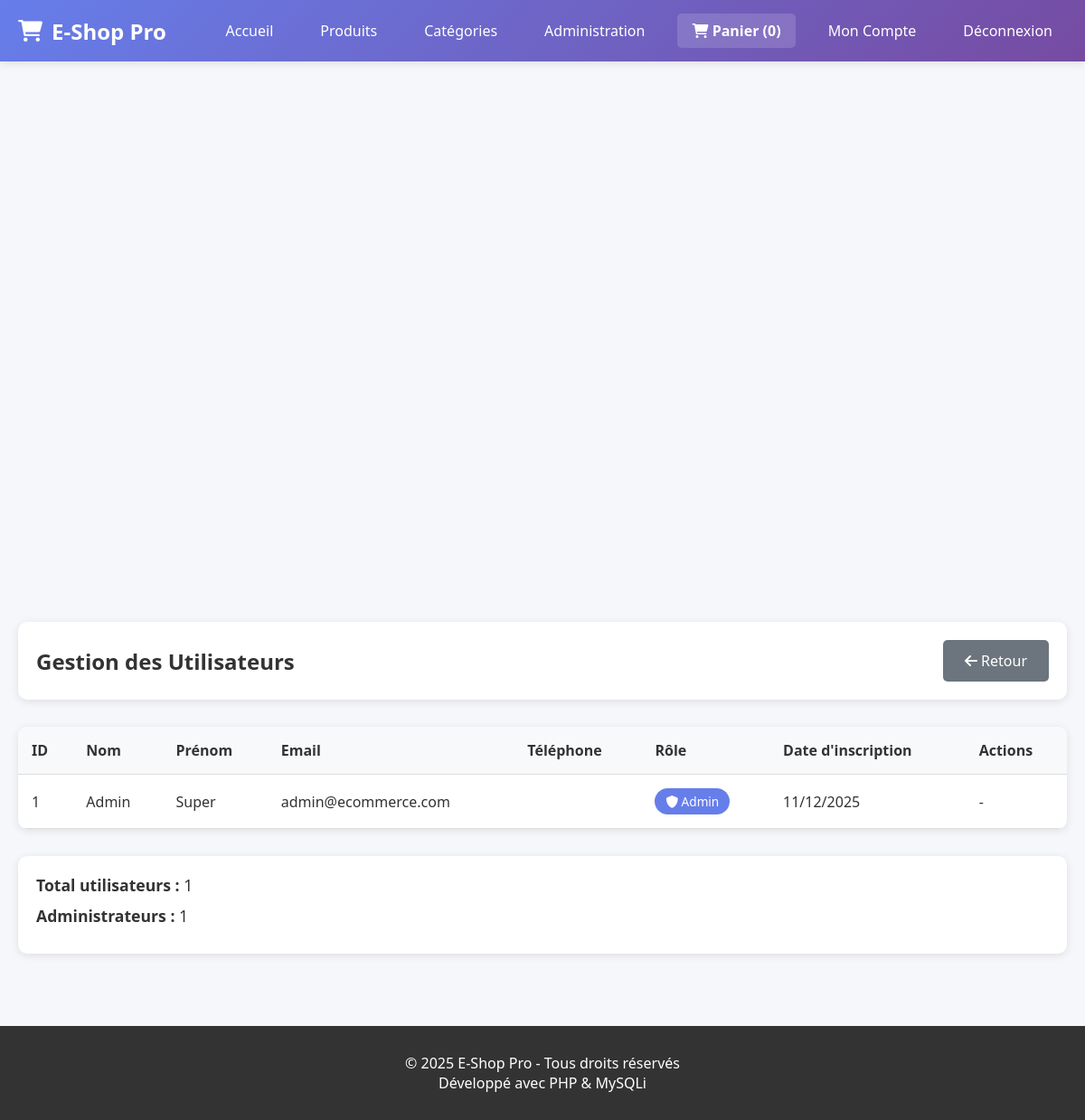
Screenshot of /admin/utilisateurs.php (signed in) with the database file from the repository.
### tables this page shows
CREATE TABLE IF NOT EXISTS users (
    id INT AUTO_INCREMENT PRIMARY KEY,
    nom VARCHAR(100) NOT NULL,
    prenom VARCHAR(100) NOT NULL,
    email VARCHAR(150) UNIQUE NOT NULL,
    password VARCHAR(255) NOT NULL,
    telephone VARCHAR(20),
    adresse TEXT,
    is_admin TINYINT(1) DEFAULT 0,
    date_creation TIMESTAMP DEFAULT CURRENT_TIMESTAMP
);

### classes_2/user.php (called while the page is built, shortened)
<?php
require_once '../config/database.php';
class User {
    private $conn;
    private $table = "users";
    public function __construct() {
        $database = new Database();
        $this->conn = $database->getConnection();
    }
    public function getAllUsers() {
        $query = "SELECT id, nom, prenom, email, telephone, is_admin, date_creation FROM " . $this->table . " ORDER BY date_creation DESC";
        $result = $this->conn->query($query);
        return $result->fetch_all(MYSQLI_ASSOC);
    }
}
?>

### config/database.php (called while the page is built, shortened)
<?php
class Database {
    private $host = "localhost";
    private $db_name = "ecommerce_db";
    private $username = "root";
    private $password = "";
    public function getConnection() {
        $this->conn = null;
        try {
            $this->conn = new mysqli($this->host, $this->username, $this->password, $this->db_name);
            $this->conn->set_charset("utf8mb4");
        } catch (Exception $e) {
            echo "Erreur de connexion : " . $e->getMessage();
        }
        return $this->conn;
    }
}
?>

### admin/utilisateurs.php (the view, shortened to what this page needs)
<?php
require_once '../classes_2/User.php';
$userObj = new User();
$users = $userObj->getAllUsers();
include '../includes/header.php';
?>
<div class="container">
    <div class="admin-header">
        <h2>Gestion des Utilisateurs</h2>
        <a href="index.php" class="btn btn-secondary">
            <i class="fas fa-arrow-left"></i> Retour
        </a>
    </div>
    <table class="admin-table">
        <thead>
            <tr>
                <th>ID</th>
                <th>Nom</th>
                <th>Prénom</th>
                <th>Email</th>
                <th>Téléphone</th>
                <th>Rôle</th>
                <th>Date d'inscription</th>
                <th>Actions</th>
            </tr>
        </thead>
        <tbody>
            <?php foreach ($users as $user): ?>
                <tr>
                    <td><?php echo $user['id']; ?></td>
                    <td><?php echo htmlspecialchars($user['nom']); ?></td>
                    <td><?php echo htmlspecialchars($user['prenom']); ?></td>
                    <td><?php echo htmlspecialchars($user['email']); ?></td>
                    <td><?php echo htmlspecialchars($user['telephone'] !== null ? $user['telephone'] : ''); ?></td>
                    <td>
                        <?php if ($user['is_admin']): ?>
                            <span class="badge badge-admin"><i class="fas fa-shield-alt"></i> Admin</span>
                        <?php else: ?>
                            <span class="badge badge-user"><i class="fas fa-user"></i> Utilisateur</span>
                        <?php endif; ?>
                    </td>
                    <td><?php echo date('d/m/Y', strtotime($user['date_creation'])); ?></td>
                    <td>
                        <?php if ($user['id'] != $_SESSION['user_id']): ?>
                            <a href="?delete=<?php echo $user['id']; ?>"
                               onclick="return confirm('Confirmer la suppression de cet utilisateur ?')"
                               class="btn btn-sm btn-danger">
                                <i class="fas fa-trash"></i>
                            </a>
                        <?php else: ?>
                            <span class="text-muted">-</span>
                        <?php endif; ?>
                    </td>
                </tr>
            <?php endforeach; ?>
        </tbody>
    </table>
    <div class="stats-info">
        <p><strong>Total utilisateurs :</strong> <?php echo count($users); ?></p>
        <p><strong>Administrateurs :</strong> <?php echo count(array_filter($users, function($u) { return $u['is_admin']; })); ?></p>
    </div>
</div>
<?php include '../includes/footer.php'; ?>

### assets/css/style.css (style rules this page uses)
* { margin: 0; padding: 0; box-sizing: border-box; }
body { font-family: 'Segoe UI', Tahoma, Geneva, Verdana, sans-serif; background: #f5f7fa; color: #333; }
.container { max-width: 1200px; margin: 0 auto; padding: 20px; }
.btn { display: inline-block; padding: 12px 24px; border-radius: 5px; text-decoration: none; border: none; cursor: pointer; font-size: 16px; transition: all 0.3s; }
.btn-secondary { background: #6c757d; color: white; }
.admin-header { display: flex; justify-content: space-between; align-items: center; margin-bottom: 30px; padding: 20px; background: white; border-radius: 10px; box-shadow: 0 2px 10px rgba(0,0,0,0.1); }
.admin-table { width: 100%; background: white; border-radius: 10px; overflow: hidden; box-shadow: 0 2px 10px rgba(0,0,0,0.1); border-collapse: collapse; }
.admin-table th, .admin-table td { padding: 15px; text-align: left; border-bottom: 1px solid #ddd; }
.admin-table th { background: #f8f9fa; font-weight: bold; }
.badge { display: inline-block; padding: 5px 12px; border-radius: 15px; font-size: 0.85em; font-weight: 500; }
.badge-admin { background: #667eea; color: white; }
.stats-info { margin-top: 30px; padding: 20px; background: white; border-radius: 10px; box-shadow: 0 2px 10px rgba(0,0,0,0.1); }
.stats-info p { margin-bottom: 10px; font-size: 1.1em; }

### rows the page displays
users: id "1", nom "Admin", prenom "Super", email "admin@ecommerce.com", date_creation "11/12/2025", is_admin "1"

### other values shown
SITE_NAME "E-Shop Pro"
count($_SESSION['panier']) "0"
count($users) "1"
